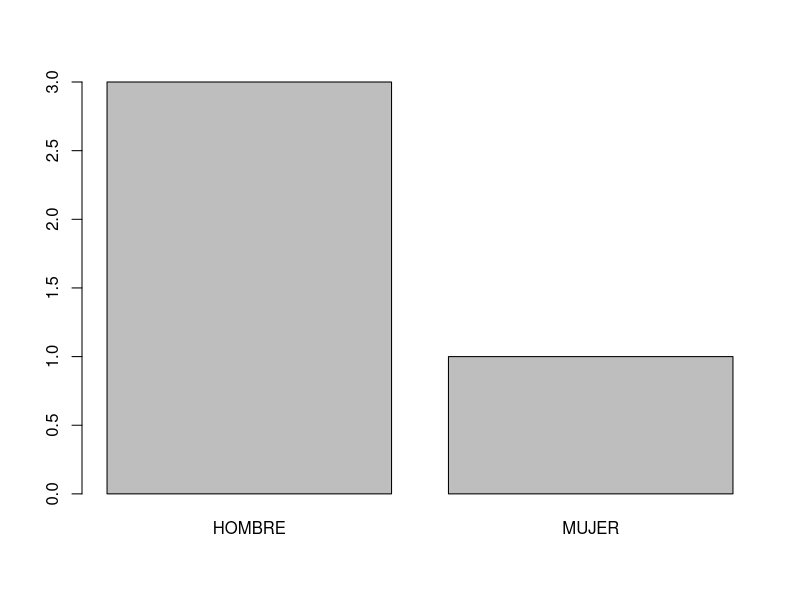

R code for this plot:
#Dataframe

iris
View(iris)
head(iris, n=10)
tail(iris, n=10)
str(iris)
names(iris)
dimnames(iris)
dim(iris)

#Creando un df

# Creamos vectores con los valores
nombre <- c("Juan", "Margarita", "Ruben", "Daniel")
apellido <- c("Sanchez", "Garcia", "Sancho", "Alfara")
fecha_nacimiento <- c("1976-06-14", "1974-05-07", "1958-12-25", "1983-09-19")
sexo <- c("HOMBRE", "MUJER", "HOMBRE", "HOMBRE")
nro_hijos <- c(1, 2, 3, 4)

censo = data.frame(nombre,apellido,fecha_nacimiento,sexo,nro_hijos)

censo
View(censo)
str(censo)
censo$sexo= as.factor(censo$sexo)
plot(censo$sexo)



